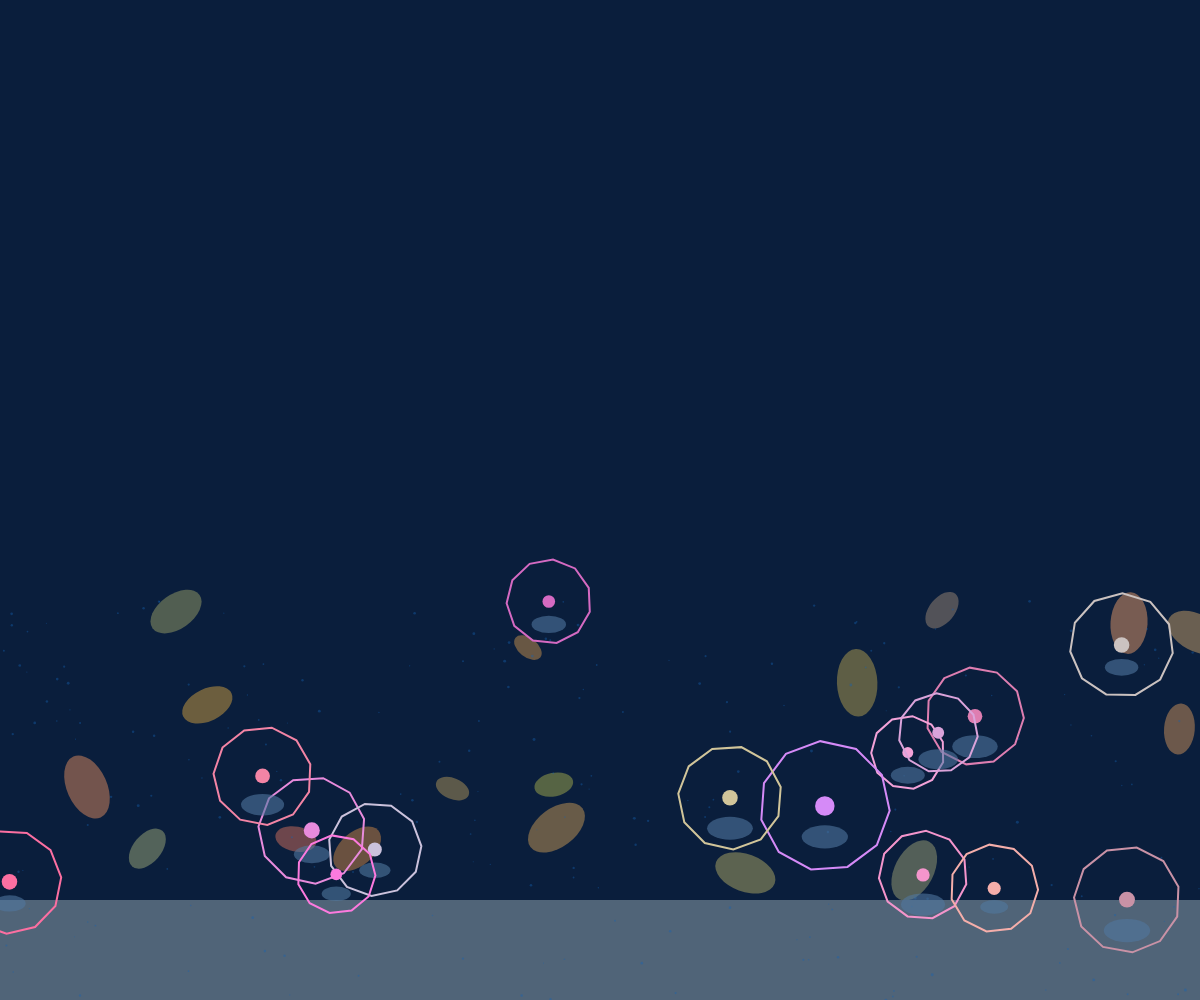
Frame 1 (no input)
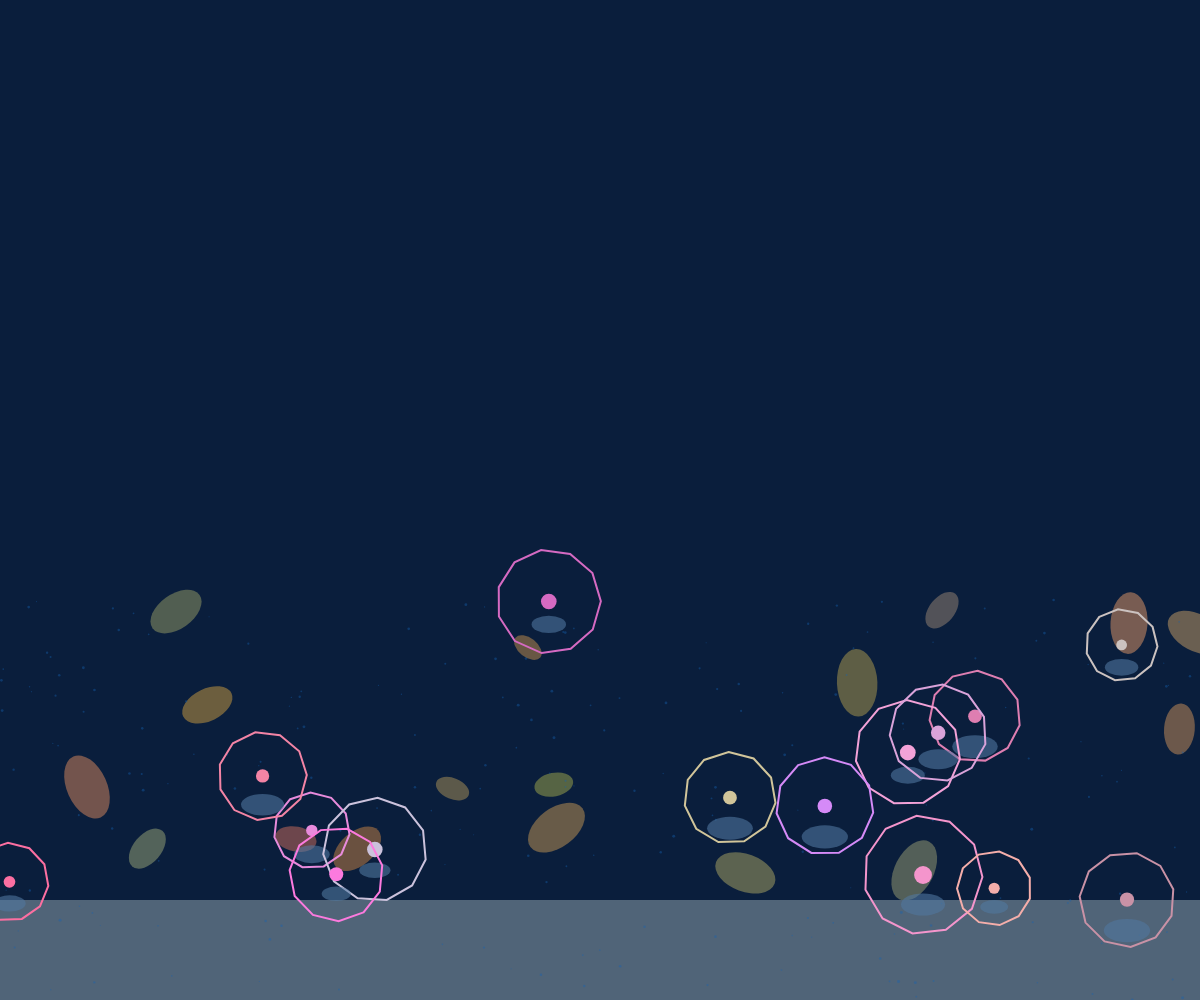
Frame 60 (no input)
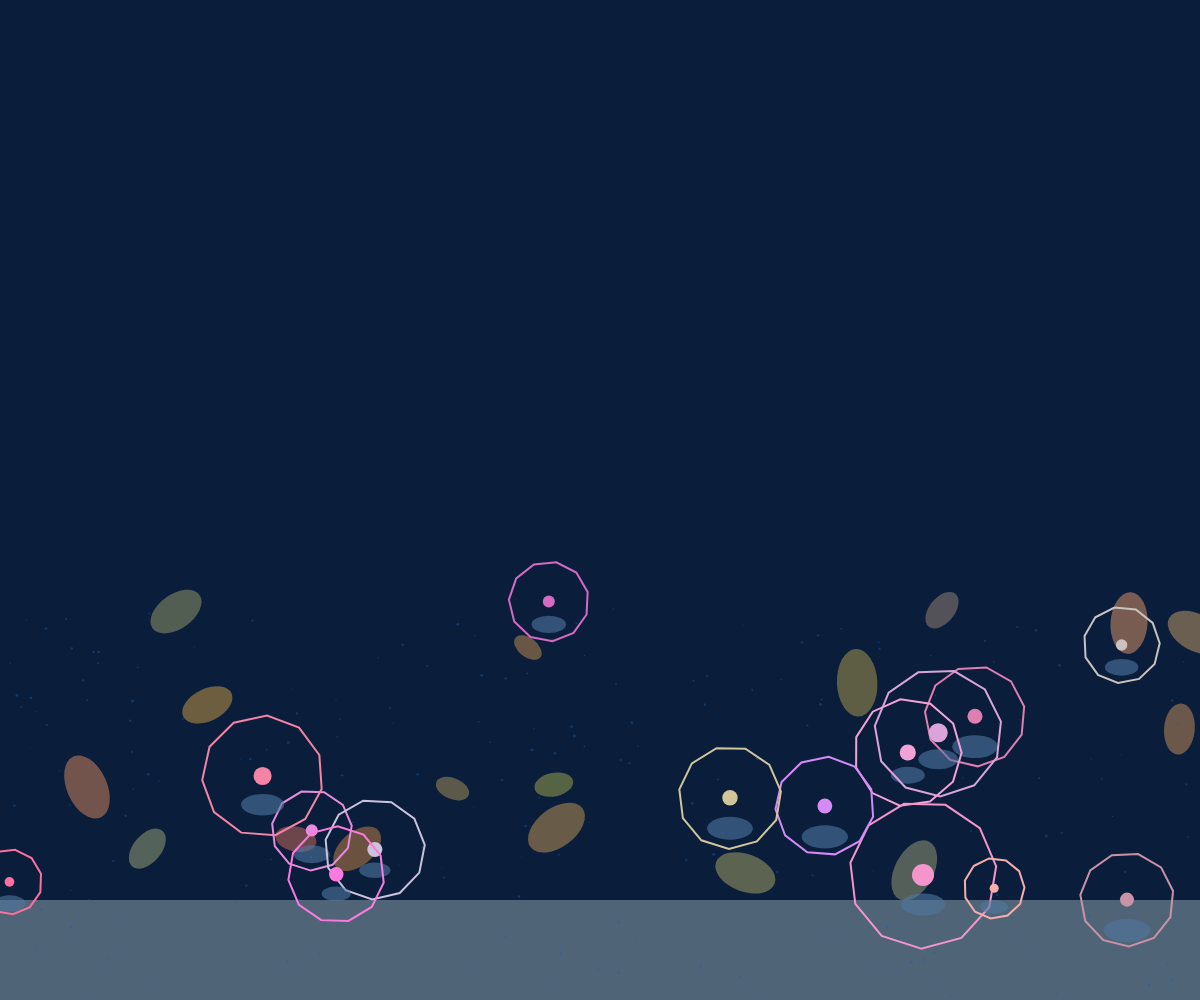
Frame 120 (the mouse pressed at the canvas centre since frame 60)

The p5.js sketch that drew these frames (run headless with seeded random() and noise() and a simulated clock; from frame 60 on, the mouse is pressed at the canvas centre):

// p5.js sketch
// ── sketch.js
let anemones = [];
let waterParticles = [];
let rocks = [];

function setup() {
  createCanvas(windowWidth, windowHeight);
  noStroke();
  
  // Create rocks
  for (let i = 0; i < 20; i++) {
    rocks.push({
      x: random(width),
      y: random(height * 0.6, height),
      size: random(30, 80),
      color: color(random(80, 120), random(70, 100), random(60, 90)),
      rotation: random(TWO_PI)
    });
  }
  
  // Create anemones
  for (let i = 0; i < 15; i++) {
    anemones.push({
      x: random(width),
      y: random(height * 0.6, height * 0.9),
      size: random(40, 80),
      color: color(random(200, 255), random(100, 200), random(150, 255)),
      openness: random(0.7, 1),
      speed: random(0.01, 0.03),
      time: random(TWO_PI)
    });
  }
  
  // Create water particles
  for (let i = 0; i < 200; i++) {
    waterParticles.push({
      x: random(width),
      y: random(height * 0.6, height),
      size: random(1, 3),
      speed: random(0.2, 0.8),
      angle: random(TWO_PI)
    });
  }
}

function draw() {
  background(10, 30, 60);
  
  // Draw seabed
  drawSeabed();
  
  // Draw water background
  drawWater();
  
  // Update and draw anemones
  for (let i = 0; i < anemones.length; i++) {
    updateAnemone(anemones[i]);
    drawAnemone(anemones[i]);
  }
}

function drawSeabed() {
  // Draw rocks
  for (let r of rocks) {
    push();
    translate(r.x, r.y);
    rotate(r.rotation);
    fill(r.color);
    ellipse(0, 0, r.size, r.size * 0.6);
    pop();
  }
  
  // Draw sand base
  fill(80, 100, 120);
  rect(0, height * 0.9, width, height * 0.1);
}

function drawWater() {
  // Draw shifting water particles
  for (let p of waterParticles) {
    p.x += cos(p.angle) * p.speed;
    p.y += sin(p.angle) * p.speed;
    
    if (p.x < 0 || p.x > width) p.angle = PI - p.angle;
    if (p.y < height * 0.6 || p.y > height) p.angle = -p.angle;
    
    fill(20, 100, 180, 100);
    ellipse(p.x, p.y, p.size);
  }
}

function updateAnemone(a) {
  a.time += a.speed;
  a.openness = map(sin(a.time), -1, 1, 0.6, 1);
  
  // Mouse interaction
  let d = dist(mouseX, mouseY, a.x, a.y);
  if (d < 300) {
    let ratio = map(d, 0, 300, 1, 0.2);
    a.openness *= ratio;
  }
}

function drawAnemone(a) {
  // Draw base
  fill(80, 120, 160, 150);
  ellipse(a.x, a.y + a.size * 0.4, a.size * 0.6, a.size * 0.3);
  
  // Draw tentacles
  noFill();
  stroke(a.color);
  strokeWeight(2);
  
  beginShape();
  for (let i = 0; i < 12; i++) {
    let angle = map(i, 0, 11, 0, TWO_PI);
    let radius = a.size * a.openness;
    let x = a.x + cos(angle + a.time) * radius;
    let y = a.y + sin(angle + a.time) * radius;
    vertex(x, y);
  }
  endShape(CLOSE);
  
  // Draw central body
  fill(a.color);
  noStroke();
  ellipse(a.x, a.y, a.size * a.openness * 0.3);
}

function windowResized() {
  resizeCanvas(windowWidth, windowHeight);
}
